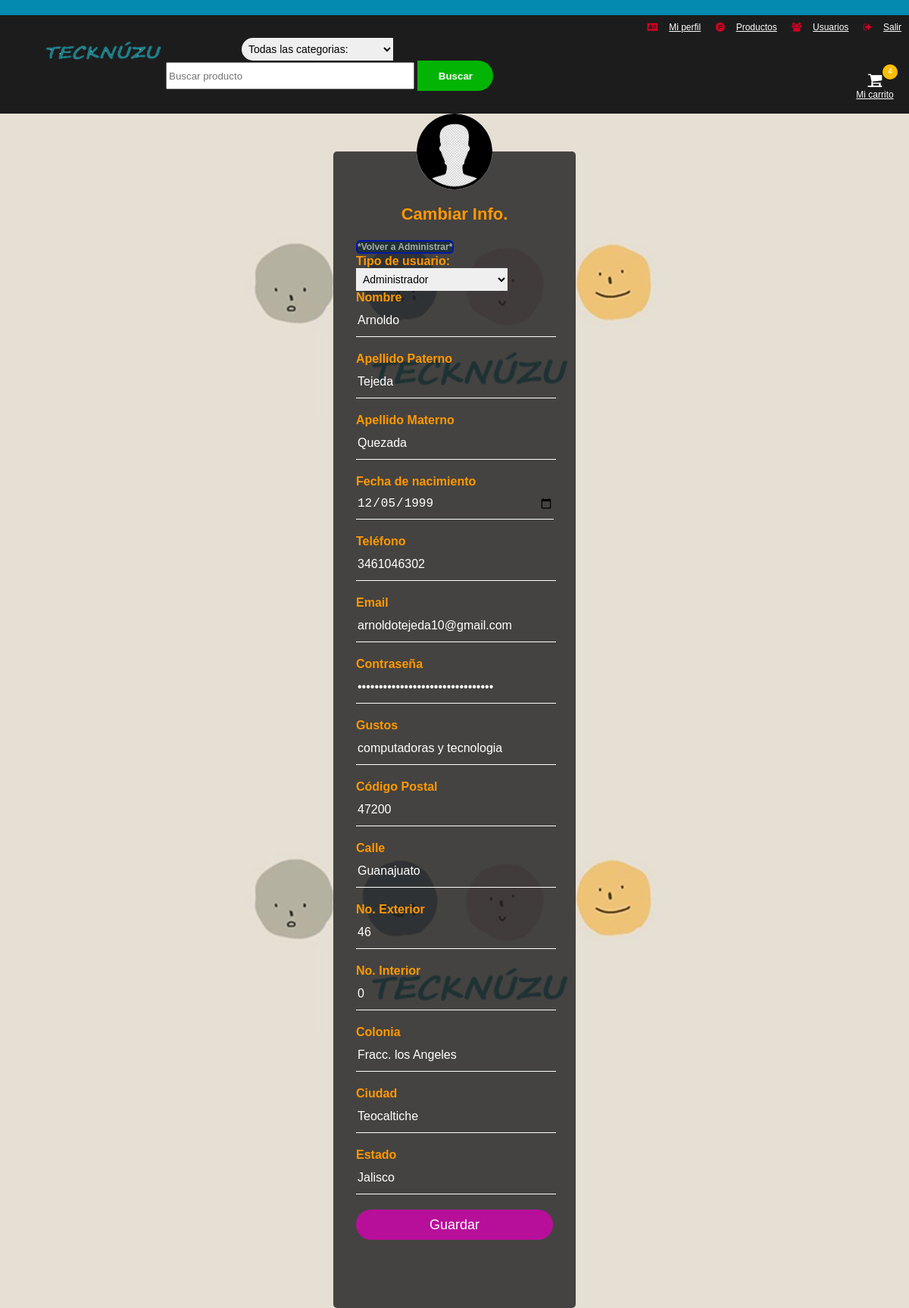
Screenshot of /cambiar.php?id=2 (signed in) with the database file from the repository.
### tables this page shows
CREATE TABLE `domicilio` (
  `idu` int(11) NOT NULL,
  `cp` int(11) NOT NULL,
  `calle` varchar(250) DEFAULT NULL,
  `n_ext` int(11) NOT NULL,
  `n_int` int(11) NOT NULL,
  `colonia` varchar(250) DEFAULT NULL,
  `ciudad` varchar(250) DEFAULT NULL,
  `estado` varchar(250) DEFAULT NULL
);

CREATE TABLE `usuario` (
  `idu` int(11) NOT NULL,
  `nombre` varchar(250) DEFAULT NULL,
  `ape_pat` varchar(250) DEFAULT NULL,
  `ape_mat` varchar(250) DEFAULT NULL,
  `fecha` date NOT NULL,
  `email` varchar(250) DEFAULT NULL,
  `telefono` varchar(250) DEFAULT NULL,
  `tipo` varchar(250) DEFAULT NULL,
  `password` varchar(250) DEFAULT NULL,
  `gustos` varchar(250) DEFAULT NULL
);

### cambiar.php (the view, shortened to what this page needs)
?><!DOCTYPE html>
<html>
  <head>
    <link rel="stylesheet" href="estilos/estilo.css">
  </head>
  <body class="cam">
  <?php
    include ("header.php");
  ?>
    <div class="cambiar">
      <img src="imagenes/login.png" class="logo" alt="logo">
      <h1>Cambiar Info.</h1>
      <form method="POST" action="cambiar-admin.php">
        <?php
            $conexion = conectar();
            $sql = "SELECT * FROM usuario LEFT JOIN domicilio ON usuario.idu = domicilio.idu WHERE usuario.idu=".$_GET['id'];
            $result = $conexion->query($sql);
            if(!empty($result) && $result->num_rows > 0){
                while ($row = $result->fetch_assoc()){
        ?>
        <a  class="boton-link"  href="administrar.php">*Volver a Administrar*</a>
        <span>Tipo de usuario:</span>
        <select name="tipo" class="text">
          <option class="text" value="admin" <?php if($row['tipo']=="admin") echo "selected";?> >Administrador</option>
        </select>
        <span>Nombre</span>
        <input class="text" type="text" placeholder="Escriba su nombre" name="nombre" required value="<?php echo $row['nombre'];?>">
        <span>Apellido Paterno</span>
        <input class="text" type="text" placeholder="Escriba su apellido paterno" name="ape_pat" required value="<?php echo $row['ape_pat'];?>">
        <span>Apellido Materno</span>
        <input class="text" type="text" placeholder="Escriba su apellido materno" name="ape_mat" required value="<?php echo $row['ape_mat'];?>">
        <span>Fecha de nacimiento</span>
        <input class="text" type="date" name="fecha" required value="<?php echo $row['fecha'];?>">
        <span>Teléfono</span>
        <input class="text" type="number" placeholder="Escriba su teléfono" name="telefono" required value="<?php echo $row['telefono'];?>">
        <span>Email</span>
        <input class="text" type="text" placeholder="Escriba su email" name="email" required value="<?php echo $row['email'];?>">
        <span>Contraseña</span>
        <input class="password" type="password" placeholder="Escriba su contraseña" name="password" required value="<?php echo $row['password'];?>">
        <span>Gustos</span>
        <input class="text" type="text" placeholder="Opcional" name="gustos" value="<?php echo $row['gustos'];?>">
        <span>Código Postal</span>
        <input class="text" type="number" placeholder="Escriba su cp" name="cp" required value="<?php echo $row['cp'];?>">
        <span>Calle</span>
        <input class="text" type="text" placeholder="Escriba su calle" name="calle" required value="<?php echo $row['calle'];?>">
        <span>No. Exterior</span>
        <input class="text" type="number" placeholder="Escriba su no. ext." name="n_ext" required value="<?php echo $row['n_ext'];?>">
        <span>No. Interior</span>
        <input class="text" type="number" placeholder="Escriba su no. int." name="n_int" required value="<?php echo $row['n_int'];?>">
        <span>Colonia</span>
        <input class="text" type="text" placeholder="Escriba su colonia" name="colonia" required value="<?php echo $row['colonia'];?>">
        <span>Ciudad</span>
        <input class="text" type="text" placeholder="Escriba su ciudad" name="ciudad" required value="<?php echo $row['ciudad'];?>">
        <span>Estado</span>
        <input class="text" type="text" placeholder="Escriba su estado" name="estado" required value="<?php echo $row['estado'];?>">
        <?php
                }
            }
        ?>
        <input class="submit" type="submit" value="Guardar">
      </form>
    </div>
  </body>
</html>

### estilos/estilo.css (style rules this page uses)
.cam, .adm, .dom, .per, .reg { margin: 0; padding: 0; background: url(../imagenes/tecnuzu_registro.png) center top; background-size: cover; font-family: sans-serif; height: 100vh; }
.cambiar { border-radius: 5px; width: 320px; background: #1f1f1fcf; color: #ff9800; top: 200px; left: 50%; position: absolute; transform: translate(-50%, 0%); box-sizing: border-box; padding: 70px 30px; }
.cambiar .logo, .administrar .logo, .domicilio .logo, .perfil .logo, .login .logo, .registro .logo { border-radius: 50%; position: absolute; width: 100px; height: 100px; top: -50px; left: calc(50% - 50px); }
.cambiar h1, .administrar h1, .domicilio h1, .perfil h1, .login h1, .registro h1 { margin: 0; padding: 0 0 20px; text-align: center; font-size: 22px; }
.cambiar span, .administrar span, .domicilio span, .perfil span, .login span, .registro span { margin: 0; padding: 0; font-weight: bold; display: block; }
.cambiar input, .administrar input, .domicilio input, .perfil input, .login input, .registro input { width: 100%; margin-bottom: 20px; }
.cambiar input.text, .cambiar input.password, .administrar input.text, .administrar input.password, .domicilio input.text, .domicilio input.password, .perfil input.text, .perfil input.password, .login input.text, .login input.password, .registro input.text, .registro input.password { border: none; border-bottom: 1px solid #fff; background: transparent; outline: none; height: 40px; color: #fff; font-size: 16px; }
.cambiar input.submit, .administrar input.submit, .domicilio input.submit, .perfil input.submit, .login input.submit, .registro input.submit { border: none; outline: none; height: 40px; background: #b80f9a; color: #fff; font-size: 18px; border-radius: 20px; }
.cambiar a, .domicilio a, .perfil a, .login a, .registro a { text-decoration: none; font-size: 12px; line-height: 20px; color: darkgrey; }
.boton-link { text-decoration: none; font-weight: 600; font-size: 15px; background-color: #1e3134; border-radius: 6px; border: 2px solid #0016b0; }
select { background: ; border: none; font-size: 14px; height: 30px; padding: 5px; width: 200px; }

### rows the page displays
domicilio: nombre "Arnoldo", ape_pat "Tejeda", ape_mat "Quezada", fecha "12/05/1999", telefono "3461046302", email "arnoldotejeda10@gmail.com", gustos "computadoras y tecnologia", cp "47200", calle "Guanajuato", n_ext "46", n_int "0", colonia "Fracc. los Angeles", ciudad "Teocaltiche", estado "Jalisco"

### other values shown
$cantidad "4"
